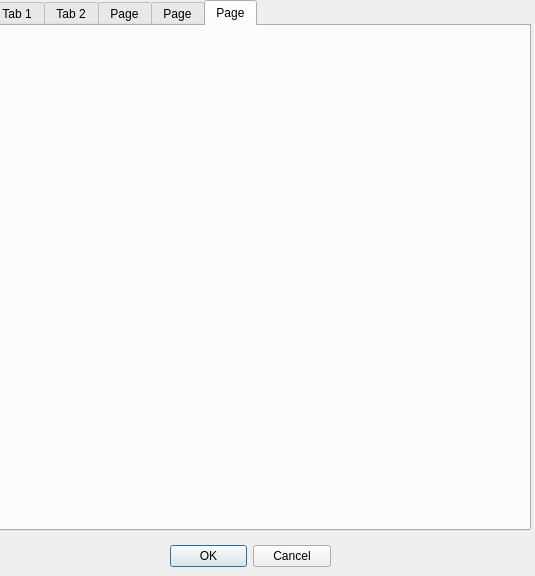
<?xml version="1.0" encoding="UTF-8"?>
<ui version="4.0">
 <class>Dialog</class>
 <widget class="QDialog" name="Dialog">
  <property name="geometry">
   <rect>
    <x>0</x>
    <y>0</y>
    <width>535</width>
    <height>576</height>
   </rect>
  </property>
  <property name="windowTitle">
   <string>Dialog</string>
  </property>
  <widget class="QDialogButtonBox" name="buttonBox">
   <property name="geometry">
    <rect>
     <x>170</x>
     <y>540</y>
     <width>161</width>
     <height>32</height>
    </rect>
   </property>
   <property name="orientation">
    <enum>Qt::Horizontal</enum>
   </property>
   <property name="standardButtons">
    <set>QDialogButtonBox::Cancel|QDialogButtonBox::Ok</set>
   </property>
  </widget>
  <widget class="QTabWidget" name="tabWidget">
   <property name="geometry">
    <rect>
     <x>-10</x>
     <y>0</y>
     <width>541</width>
     <height>531</height>
    </rect>
   </property>
   <property name="currentIndex">
    <number>4</number>
   </property>
   <widget class="QWidget" name="tab">
    <attribute name="title">
     <string>Tab 1</string>
    </attribute>
   </widget>
   <widget class="QWidget" name="tab_2">
    <attribute name="title">
     <string>Tab 2</string>
    </attribute>
   </widget>
   <widget class="QWidget" name="tab_3">
    <attribute name="title">
     <string>Page</string>
    </attribute>
   </widget>
   <widget class="QWidget" name="tab_4">
    <attribute name="title">
     <string>Page</string>
    </attribute>
   </widget>
   <widget class="QWidget" name="tab_5">
    <attribute name="title">
     <string>Page</string>
    </attribute>
   </widget>
  </widget>
 </widget>
 <resources/>
 <connections>
  <connection>
   <sender>buttonBox</sender>
   <signal>accepted()</signal>
   <receiver>Dialog</receiver>
   <slot>accept()</slot>
   <hints>
    <hint type="sourcelabel">
     <x>248</x>
     <y>254</y>
    </hint>
    <hint type="destinationlabel">
     <x>157</x>
     <y>274</y>
    </hint>
   </hints>
  </connection>
  <connection>
   <sender>buttonBox</sender>
   <signal>rejected()</signal>
   <receiver>Dialog</receiver>
   <slot>reject()</slot>
   <hints>
    <hint type="sourcelabel">
     <x>316</x>
     <y>260</y>
    </hint>
    <hint type="destinationlabel">
     <x>286</x>
     <y>274</y>
    </hint>
   </hints>
  </connection>
 </connections>
</ui>
